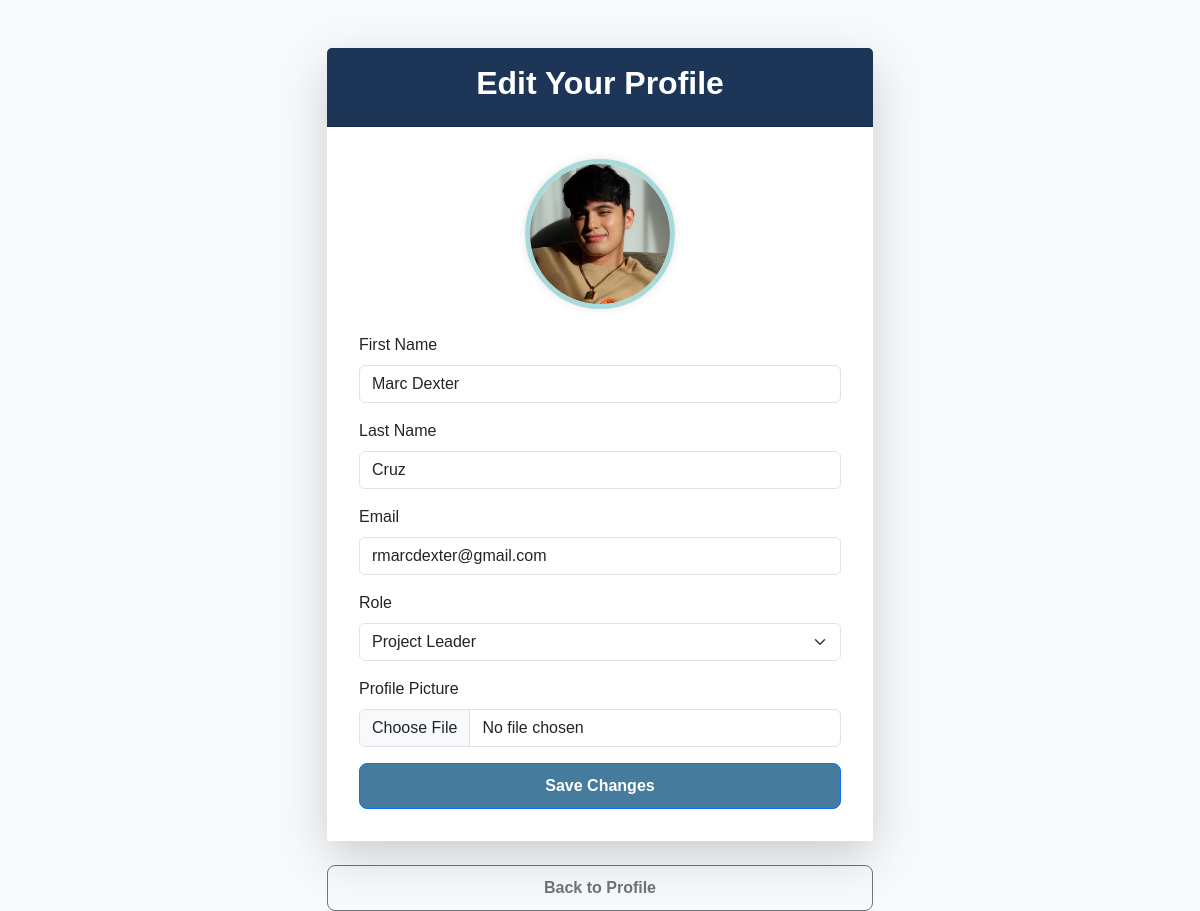
The app's page /profile/edit/ (signed in) with its own data.
### MyApp/models.py (models this page shows)
class User(AbstractUser):
    ROLE_CHOICES = [
        ('team_member', 'Team Member'),
        ('project_leader', 'Project Leader'),
    ]
    role = models.CharField(max_length=20, choices=ROLE_CHOICES, default='team_member')
    profile_picture = models.ImageField(upload_to='profile_pictures/', blank=True, null=True)

### MyApp/views.py (the view)
# urls.py: path('profile/edit/', views.edit_profile_view, name='profile_edit'),  # Add this URL pattern for editing profile
@login_required
def edit_profile_view(request):
    if request.method == 'POST':
        form = UserProfileForm(request.POST, request.FILES, instance=request.user)
        if form.is_valid():
            form.save()
            return redirect('profile')  # Redirect back to profile page after saving
    else:
        form = UserProfileForm(instance=request.user)
    return render(request, 'edit_profile.html', {'form': form})

### MyApp/forms.py
class UserProfileForm(forms.ModelForm):
    class Meta:
        model = User
        fields = ['first_name', 'last_name', 'email', 'role', 'profile_picture']
        widgets = {
            'first_name': forms.TextInput(attrs={'class': 'form-control'}),
            'last_name': forms.TextInput(attrs={'class': 'form-control'}),
            'email': forms.EmailInput(attrs={'class': 'form-control'}),
            'role': forms.Select(attrs={'class': 'form-select'}),
        }

### MyApp/templates/edit_profile.html (shortened to what this page needs)
{% load static %}
<!DOCTYPE html>
<html lang="en">
<head>
    <link rel="stylesheet" href="https://cdn.jsdelivr.net/npm/bootstrap@5.3.0/dist/css/bootstrap.min.css">
    <link rel="stylesheet" href="{% static 'css/profile.css' %}">
</head>
<body class="bg-light">
    <div class="container mt-5">
        <div class="row justify-content-center">
            <div class="col-md-8 col-lg-6">
                <div class="card shadow-lg rounded-4">
                    <div class="card-header text-center text-white" style="background-color: #1D3557;">
                        <h3>Edit Your Profile</h3>
                    </div>
                    <div class="card-body">
                        <div class="text-center mb-4">
                            {% if user.profile_picture %}
                                <img src="{{ user.profile_picture.url }}" alt="Profile Picture" class="img-fluid rounded-circle" style="width: 150px; height: 150px;">
                            {% else %}
                                <img src="{% static 'img/default_profile.png' %}" alt="Default Profile" class="img-fluid rounded-circle" style="width: 150px; height: 150px;">
                            {% endif %}
                        </div>
                        <form method="POST" enctype="multipart/form-data">
                            <div class="mb-3">
                                <label for="first_name" class="form-label">First Name</label>
                                <input type="text" class="form-control" id="first_name" name="first_name" value="{{ user.first_name }}" required>
                            </div>
                            <div class="mb-3">
                                <label for="last_name" class="form-label">Last Name</label>
                                <input type="text" class="form-control" id="last_name" name="last_name" value="{{ user.last_name }}" required>
                            </div>
                            <div class="mb-3">
                                <label for="email" class="form-label">Email</label>
                                <input type="email" class="form-control" id="email" name="email" value="{{ user.email }}" required>
                            </div>
                            <div class="mb-3">
                                <label for="role" class="form-label">Role</label>
                                <select id="role" class="form-select" name="role">
                                    <option value="project_leader" {% if user.role == 'project_leader' %}selected{% endif %}>Project Leader</option>
                                </select>
                            </div>
                            <div class="mb-3">
                                <label for="profile_picture" class="form-label">Profile Picture</label>
                                <input type="file" class="form-control" id="profile_picture" name="profile_picture">
                            </div>
                            <button type="submit" class="btn btn-primary w-100" style="background-color: #457B9D;">Save Changes</button>
                        </form>
                    </div>
                </div>
                <div class="text-center mt-4">
                    <a href="{% url 'profile' %}" class="btn btn-outline-secondary w-100">Back to Profile</a>
                </div>
            </div>
        </div>
    </div>
</body>
</html>

### MyApp/static/css/profile.css (style rules this page uses)
body { font-family: 'Arial', sans-serif; background-color: #F1FAEE; }
.card { border-radius: 12px; border: none; }
.card-header { background-color: #1D3557; color: white; padding: 1rem; border-top-left-radius: 12px; border-top-right-radius: 12px; }
.card-body { background-color: #fff; padding: 2rem; }
h3 { font-size: 2rem; font-weight: bold; }
.text-center { text-align: center; }
img { border: 5px solid #A8DADC; box-shadow: 0 0 10px rgba(0, 0, 0, 0.1); }
.btn { font-weight: bold; padding: 10px 20px; border-radius: 8px; transition: background-color 0.3s; }

### records on screen
User: profile_picture (picture), first_name "Marc Dexter", last_name "Cruz", email "rmarcdexter@gmail.com", role "Project Leader"
